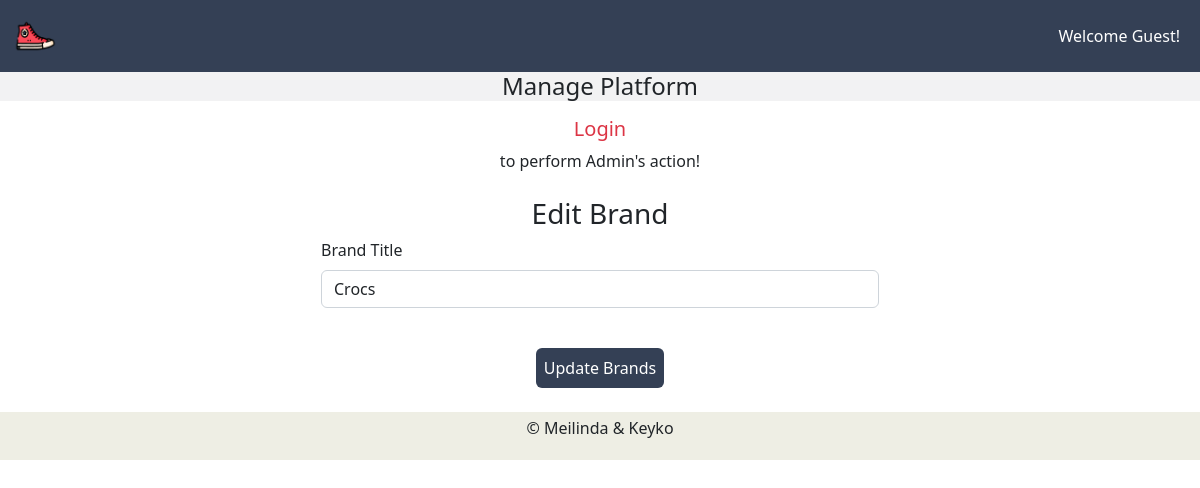
/admin/index.php?edit_brands=5, run on an earlier commit of the app's database.
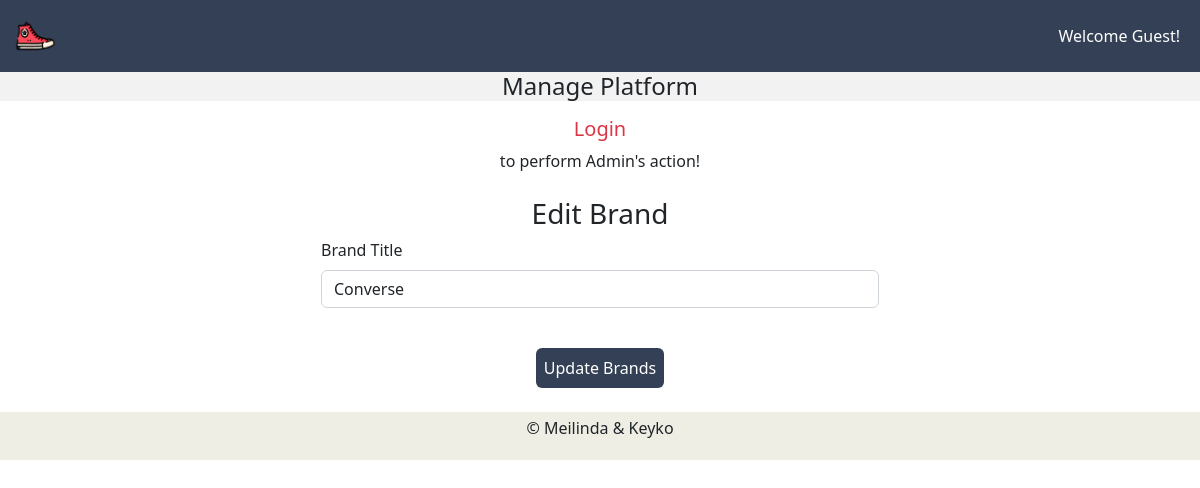
And on a later commit of the database.
### tables this page shows
CREATE TABLE `brands` (
  `brand_id` int(11) NOT NULL AUTO_INCREMENT,
  `brand_title` varchar(255) NOT NULL,
  PRIMARY KEY (`brand_id`)
);

### admin/edit_brands.php (the view, shortened to what this page needs)
<?php
    if(isset($_GET['edit_brands'])){
        $edit_id = $_GET['edit_brands'];
        $get_brand = "SELECT * FROM `brands` WHERE brand_id = $edit_id ";
        $run_get_brand = mysqli_query($conn,$get_brand);
        $data_brand = mysqli_fetch_assoc($run_get_brand);
        $brand_title = $data_brand['brand_title'];
    }
?>
<!DOCTYPE html>
<html lang="en">
<head>
</head>
<body>
    <h3 class="text-center">Edit Brand</h3>
        <form action="" method="post">
            <div class="form-outline w-50 m-auto mb-4">
                <label for="brand_title" class="form-label">Brand Title</label>
                <input type="text" id="brand_title" name="brand_title" class="form-control" value="<?php echo $brand_title?>">
            </div>
            <div class="text-center">
                <input type="submit" value="Update Brands" class="text-white border-0 p-2 my-2 rounded mt-3"  style="background-color: #344055;" name = "update_brand">
            </div>
        </form>
</body>
</html>

What changed in the data, as far as the page shows it:
changed brands: brand_title "Crocs" → "Converse"
